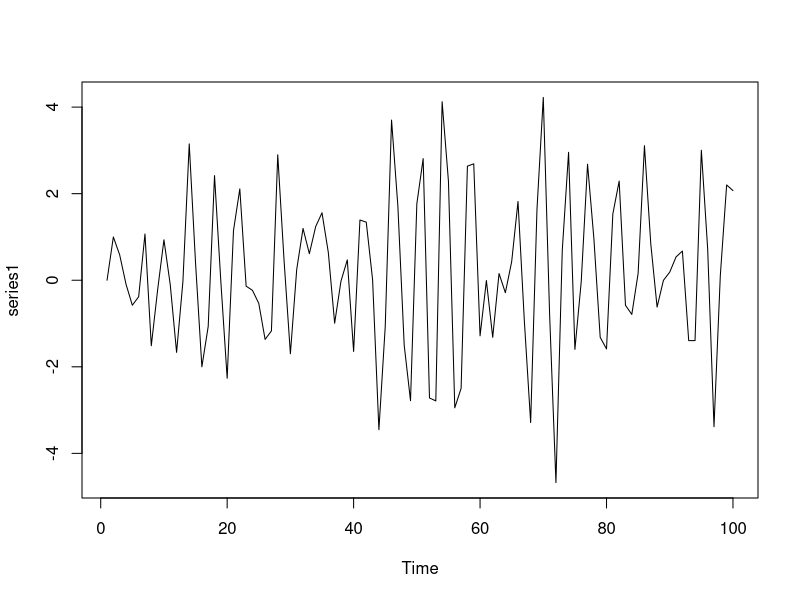
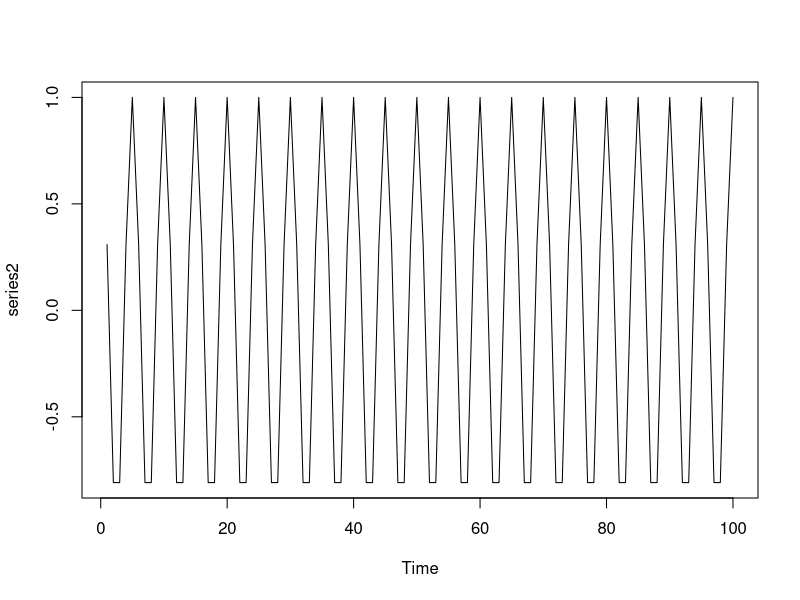
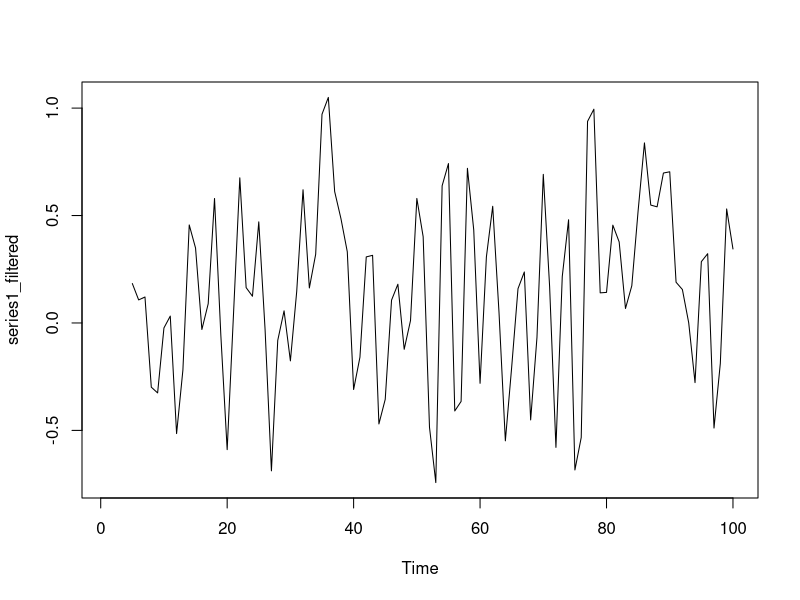
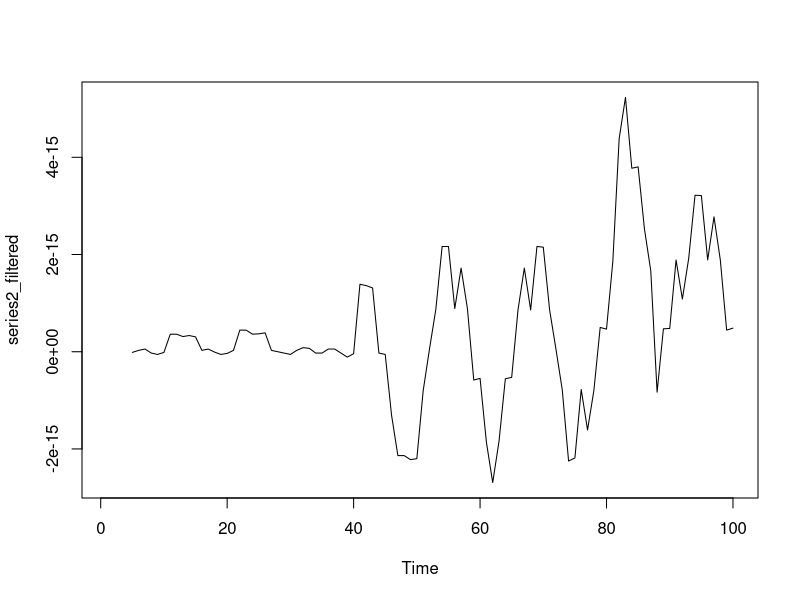
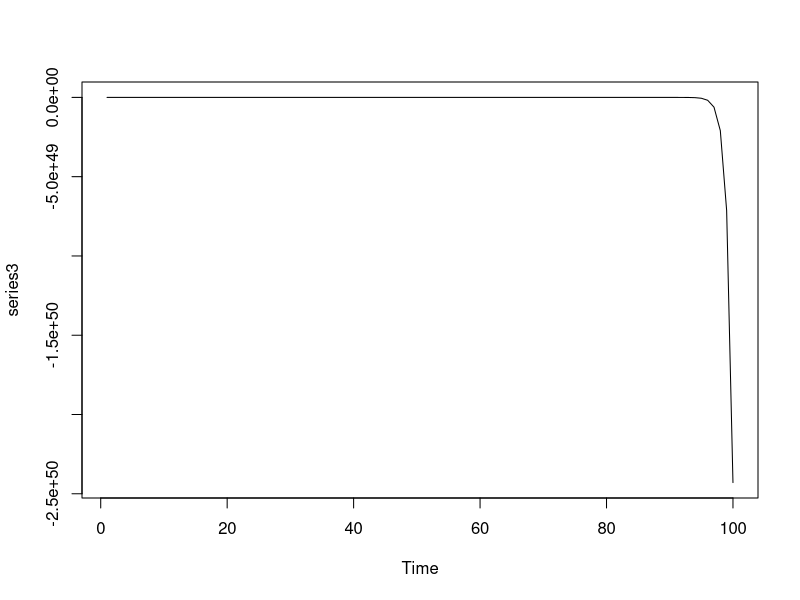

Source code (R) for these figures, in order:
## ---- chunk 1
knitr::opts_chunk$set(echo = TRUE)
set.seed(12345)
## ---- chunk 2

################################################################################
# Exercise 1.a)
################################################################################

x0 = 0
x1 = 0

n = 100

# Series 1
generate_S1 = function(t, x0=0, x1=1) {
  
  series = vector(length = t)
  series[1] = x0
  series[2] = x1
  
  for (i in 3:t) {
    series[i] = -0.8 * series[i-2] + rnorm(n=1, mean=0, sd=1)
  }
  
  return(ts(series))
}

# Series 2
generate_S2 = function(t) {
  series = vector(length = t)

  for (i in 1:t) {
    series[i] = cos(2 * pi * i / 5)
  }
  
  return(ts(series))
}

series1 = generate_S1(n)
series2 = generate_S2(n)

plot(series1)
plot(series2)

## ---- chunk 3

series1_filtered = filter(series1, filter = rep(0.2, 5), sides = 1)
series2_filtered = filter(series2, filter = rep(0.2, 5), sides = 1)

plot(series1_filtered, type = 'l')
plot(series2_filtered, type = 'l')

## ---- chunk 4

################################################################################
# Exercise 1.b)
################################################################################

generate_S3 = function(t, X, W) {
  series = vector(length=t)
  white_noise = vector(length=t)
  
  series[1:length(X)] = X
  white_noise[1:length(W)] = W
  
  for (i in 7:t) {
    W[1:6] = W[2:7]
    W[7] = rnorm(1, mean=0, sd=1)
    series[i] = 4 * series[i-1] - 2 * series[i-2] - series[i-5] + 
                W[7] + 3 * W[5] + W[2] - 4 * W[1]
  }
  
  return(ts(series))
}

series3 = generate_S3(t=n, X = rnorm(7, mean=0, sd=1), W = rnorm(7, mean=0, sd=1))

plot(series3)

